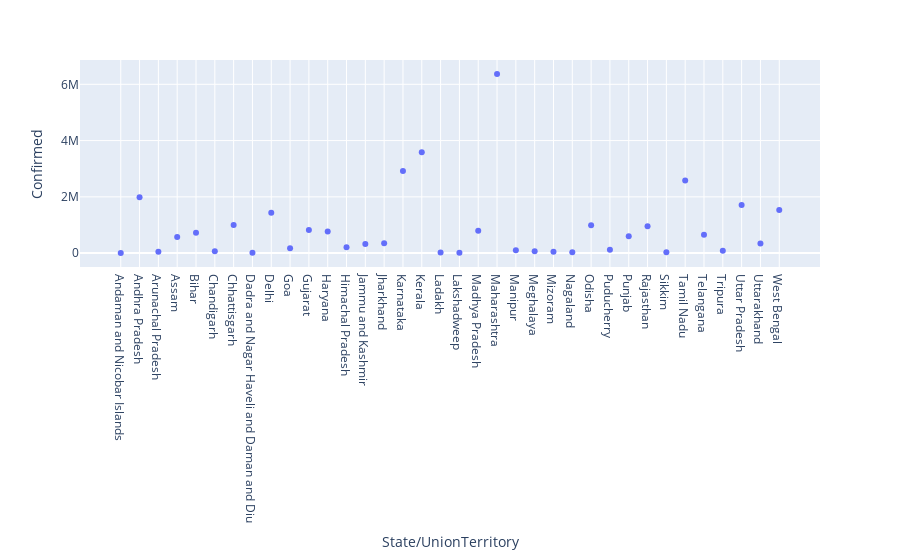

Here is the notebook cell this chart was saved with:
### Code cell
px.scatter(data_statewise,x='State/UnionTerritory',y='Confirmed')

### Figure 1 — Plotly figure (JSON) as saved in the notebook; plotly's stock layout.template omitted (floating-point values rounded to 4 significant figures)
{"data": [{"hovertemplate": "State/UnionTerritory=%{x}<br>Confirmed=%{y}<extra></extra>", "legendgroup": "", "marker": {"color": "#636efa", "symbol": "circle"}, "mode": "markers", "name": "", "orientation": "v", "showlegend": false, "type": "scatter", "x": ["Andaman and Nicobar Islands", "Andhra Pradesh", "Arunachal Pradesh", "Assam", "Bihar", "Chandigarh", "Chhattisgarh", "Dadra and Nagar Haveli and Daman and Diu", "Delhi", "Goa", "Gujarat", "Haryana", "Himachal Pradesh", "Jammu and Kashmir", "Jharkhand", "Karnataka", "Kerala", "Ladakh", "Lakshadweep", "Madhya Pradesh", "Maharashtra", "Manipur", "Meghalaya", "Mizoram", "Nagaland", "Odisha", "Puducherry", "Punjab", "Rajasthan", "Sikkim", "Tamil Nadu", "Telangana", "Tripura", "Uttar Pradesh", "Uttarakhand", "West Bengal"], "xaxis": "x", "y": [7548, 1985182, 50605, 576149, 725279, 61992, 1003356, 10654, 1436852, 172085, 825085, 770114, 208616, 322771, 347440, 2921049, 3586693, 20411, 10263, 791980, 6363442, 105424, 69769, 46320, 28811, 988997, 121766, 599573, 953851, 28018, 2579130, 650353, 80660, 1708812, 342462, 1534999], "yaxis": "y"}], "layout": {"legend": {"tracegroupgap": 0}, "margin": {"t": 60}, "xaxis": {"anchor": "y", "domain": [0, 1], "title": {"text": "State/UnionTerritory"}}, "yaxis": {"anchor": "x", "domain": [0, 1], "title": {"text": "Confirmed"}}}}
